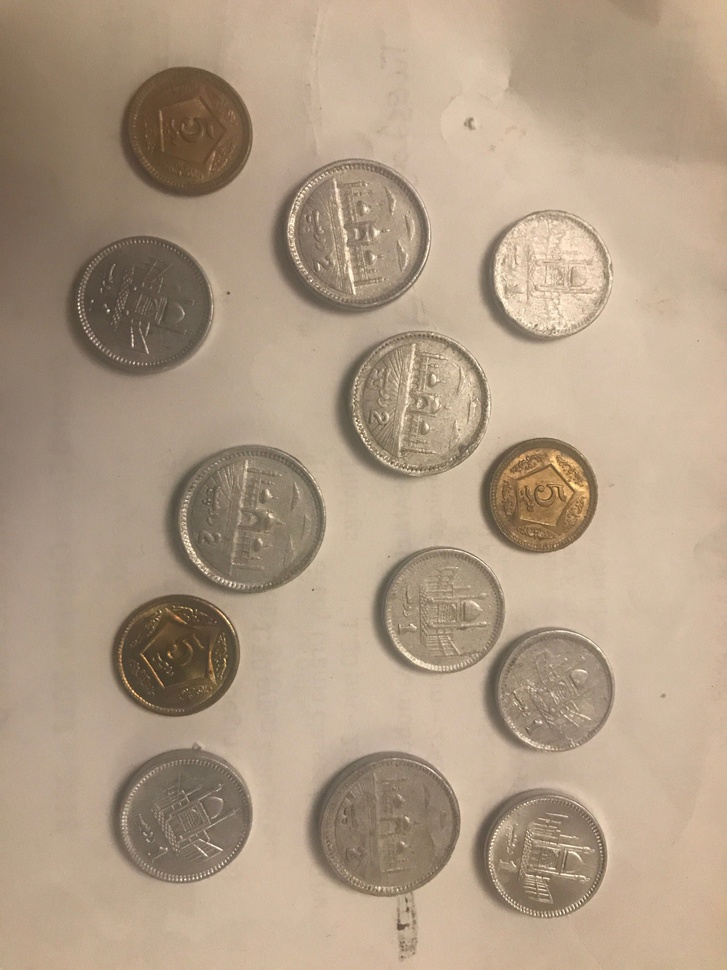
%> input picture Coin Values Detection/img2.jpg, 727 x 970 px, shrunk from 3024 x 4032 before the run
$ octave coin.m   (GNU Octave 9; MATLAB toolbox functions it lacks are replaced by stand-ins)
%> lines starting %> are read from the running program, lines starting %| are printed output that depends on the picture; in (x1, y1, x2, y2) boxes, pixels count from 0 and x2, y2 are one past the last pixel; in counts of white or black regions, pixels touching at a corner belong together; the program's own positions count from 1
close all;
img = (imread('img2.jpg'));
%> img is the input picture: size 970x727x3 uint8; mean R, G, B 176.4, 156.1, 133.8
%figure, imshow(img);
img_gray = rgb2gray(img);
%

% Filter image for easier edge detection
m = 12;
n = 12;
img_filter = imfilter(img_gray, fspecial('average', [m n]));
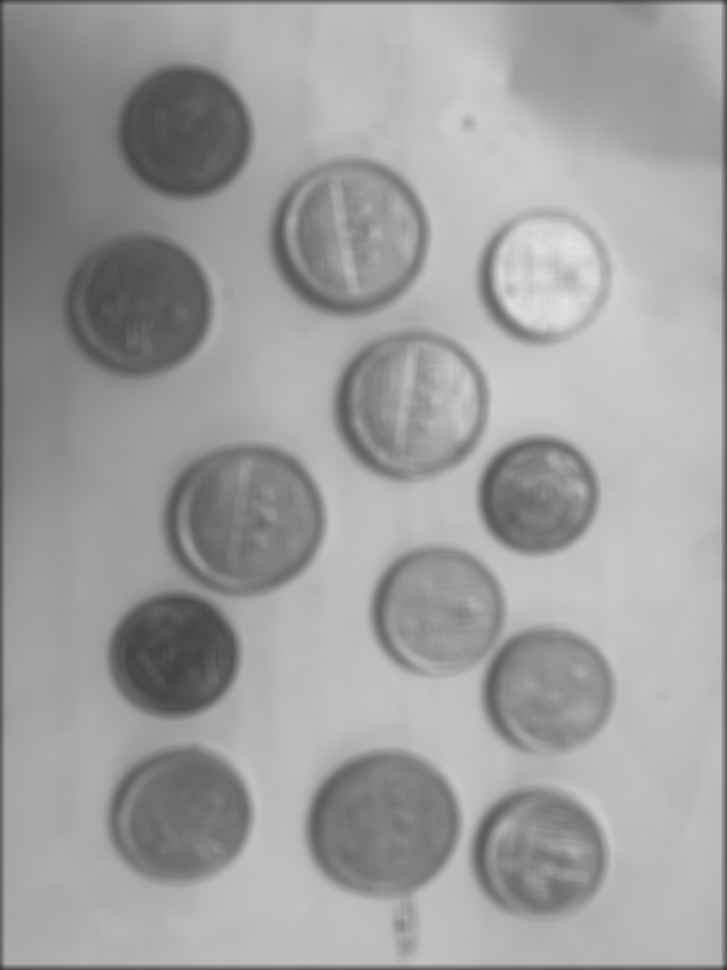
%> img_filter: size 970x727 uint8; min 45, max 226, mean 158.5
%figure, imshow(f), title('f')

% Edge detection
[~, threshold] = edge(img_filter, 'canny');
%> threshold = [0.0867 0.217]
fudgeFactor = 1.5;
img_edge = edge(img_filter, 'canny', threshold * fudgeFactor);
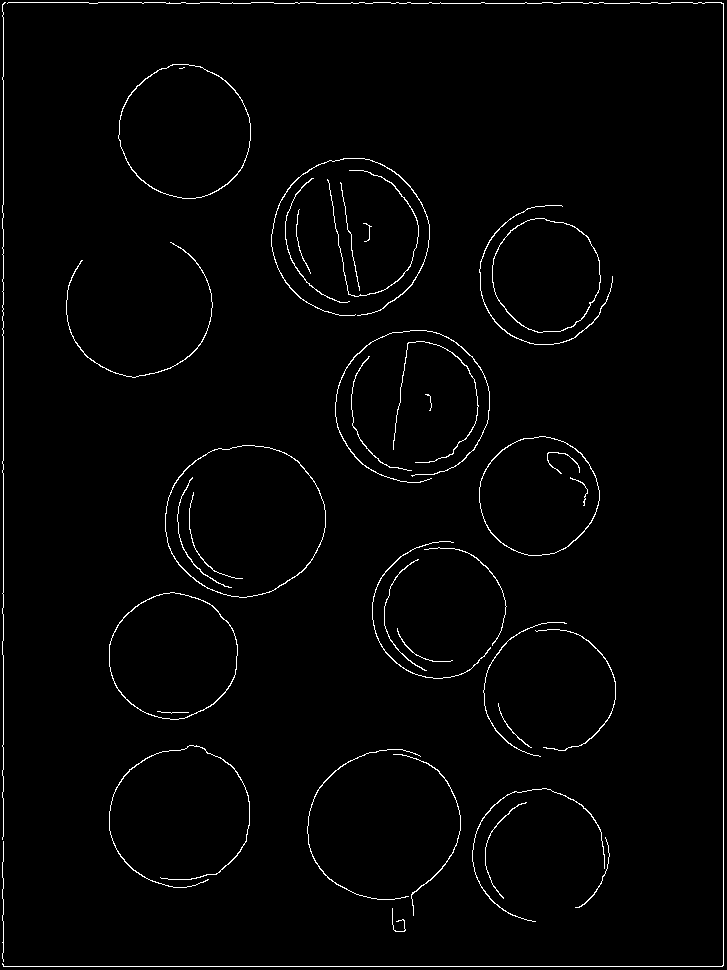
%> img_edge: size 970x727 logical; 1.8% white in thin lines or dots
figure, imshow(img_edge), title('edge detection')

%Dilate image to make the coin edges complete without holes
se_disk = strel('disk',4);
se_line1 = strel('line',3,100);
se_line2 = strel('line',3,100);
img_dilated = imdilate(img_edge, se_disk);
%> img_dilated: size 970x727 logical; 11.7% white; 23 white regions, largest, box (x1, y1, x2, y2) and area: (0, 0, 727, 970) 23157, (268, 155, 433, 319) 8648, (162, 442, 329, 601) 5509
img_dilated = imdilate(img_dilated, [se_line1 se_line2]);
%> img_dilated: size 970x727 logical; 14.7% white; 15 white regions, largest, box (x1, y1, x2, y2) and area: (0, 0, 727, 970) 26077, (369, 536, 619, 762) 11213, (268, 153, 433, 321) 11084
figure, imshow(img_dilated), title('dilate')

%img_dilated = img_edge;

% Remove stuff touching the image border and fill complete objects
img_clearborder = imclearborder(img_dilated, 4);
%> img_clearborder: size 970x727 logical; 11% white; 14 white regions, largest, box (x1, y1, x2, y2) and area: (369, 536, 619, 762) 11213, (268, 153, 433, 321) 11084, (332, 325, 493, 488) 9240
%figure, imshow(BWclear), title('cleared border image');
img_fill = imfill(img_clearborder, 'holes');
%> img_fill: size 970x727 logical; 28.4% white; 12 white regions, largest, box (x1, y1, x2, y2) and area: (369, 536, 619, 762) 31157, (268, 153, 433, 321) 21773, (162, 440, 329, 603) 21444
figure, imshow(img_fill), title('fill holes')

% Erode image to make a clear cut between objects
se_diamond = strel('diamond',10);
img_erode = imerode(img_fill,se_diamond);
%> img_erode: size 970x727 logical; 20.9% white; 14 white regions (2 under 20 px), largest, box (x1, y1, x2, y2) and area: (379, 546, 609, 751) 23847, (278, 163, 423, 311) 17283, (172, 450, 319, 593) 16972
for k=1:3
    img_erode = imerode(img_erode,se_diamond);
end
img_nosmall = bwareaopen(img_erode,500); % Remove small objects (noise)
figure, imshow(img_nosmall), title('erode')

[B, L] = bwboundaries(img_nosmall);
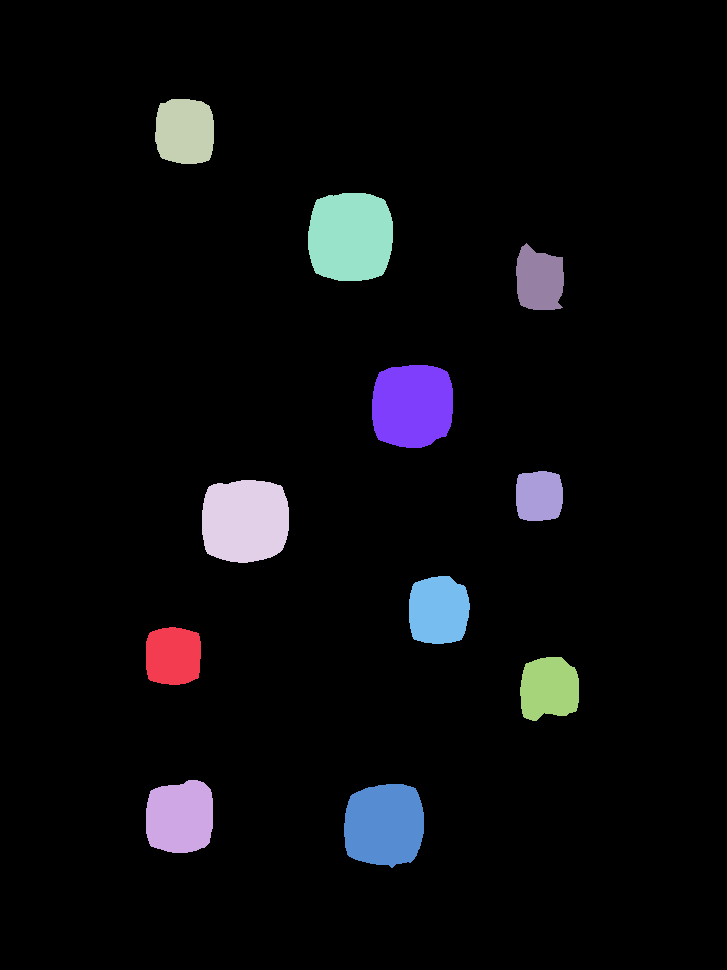
%> L: size 970x727 double; 12 distinct labels, from 0 to 11; one colour per label, 0 black
%> B = 11 boundaries; largest, box (x1, y1, x2, y2) and points: (308, 193, 393, 281) 282, (202, 480, 289, 563) 278, (372, 365, 453, 448) 267, (344, 784, 424, 868) 261, (146, 780, 213, 853) 227
figure, imshow(label2rgb(L, @jet, [.5 .5 .5])), title('boundaries')
hold on
for k = 1:length(B)
  boundary = B{k};
  plot(boundary(:,2), boundary(:,1), 'w', 'LineWidth', 2)
end
%> this loop made 11 passes
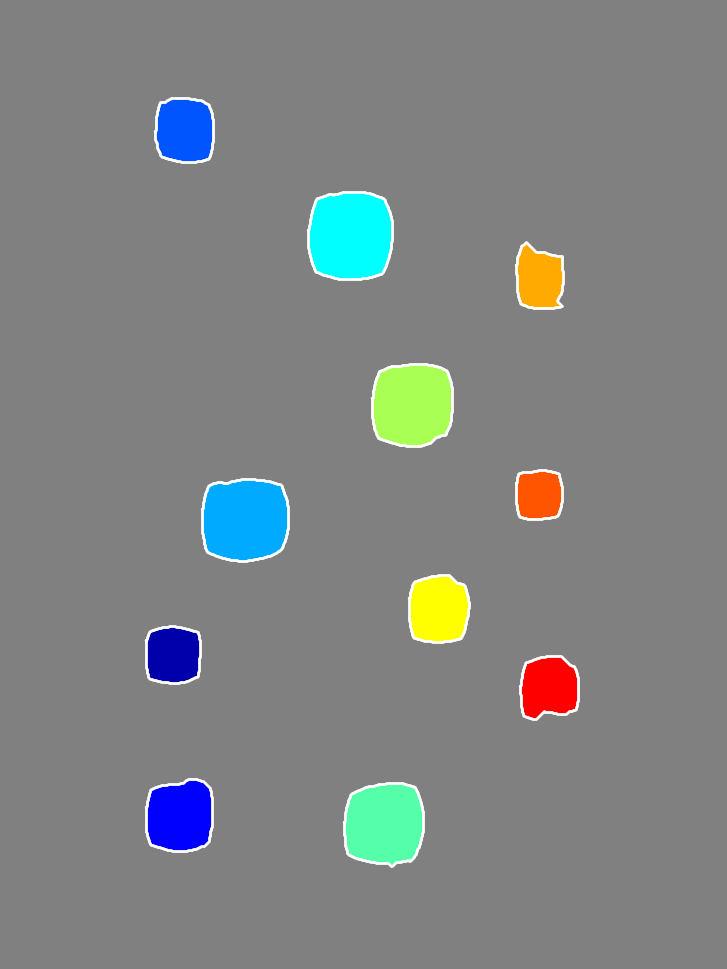
%> figure redrawn from the program's plot data; its title reads 'boundaries'

stats = regionprops(L,img(:,:,1),...
    'Area','Centroid','Orientation','EquivDiameter','Image','BoundingBox');
%> stats = 11 regions; largest, box (x1, y1, x2, y2), Area, Centroid, Orientation and EquivDiameter: (308, 193, 393, 281) 6550 [351.1 237.4] 78.9 91.32, (202, 480, 289, 563) 6308 [245.7 521.3] 12.21 89.62, (372, 365, 453, 448) 5861 [413 406.2] 50.51 86.39
threshold = 0.70; % For differentiating coins from matches based on an objects circularity

coinCentroids = [];
coinTypes = []; % 0 for one, 1 for two, 2 for five
coinValues = []; % 1, 2, 5
coinAreas = [];
silverCoinAreas = [];
goldCoinAreas = [];

matchCentroids = [];
matchAngles = [];
radiusRange = [8,40];

for k = 1:length(B)
    boundary = B{k};
    delta_sq = diff(boundary).^2;
    perimeter = sum(sqrt(sum(delta_sq,2)));
    area = stats(k).Area;
    metric = 4*pi*area/perimeter^2;
    metric_string = sprintf('%2.2f',metric);
    angle_string = sprintf('%2.2f',stats(k).Orientation);
    centroid = stats(k).Centroid;
    if metric > threshold
        % Object is round, therefore a coin
        coinValues = [coinValues; 0];
        coinAreas = [coinAreas; area];
        coinCentroids = [coinCentroids; centroid];
        bbox = stats(k).BoundingBox;
        im = imcrop(img,bbox);
        %figure, imshow(im);
        [centers,radii] = imfindcircles(im,radiusRange,'ObjectPolarity','bright');

            coinTypes = [coinTypes; 1];
            goldCoinAreas = [goldCoinAreas; area];
        %end

    else
        % Object is a match
        angle = stats(k).Orientation;
        matchCentroids = [matchCentroids; centroid];
        matchAngles = [matchAngles; angle];
    end

    %plot(centroid(1),centroid(2),'ko');
    % text(boundary(1,2)-35,boundary(1,1)+13,angle_string,'Color','y',...
    %   'FontSize',14,'FontWeight','bold');


end
%> this loop made 11 passes
%> (perimeter, area, metric, metric_string, angle_string, coinValues, coinAreas, coinCentroids) on pass 1: (202.1, 2837, 0.873, '0.87', '76.51', 0, 2837, [173.8 656.6])
%> (perimeter, area, metric, metric_string, angle_string, centroid, coinValues, bbox) on passes 5 to 10: (307.1, 6550, 0.873, '0.87', '78.90', [351.1 237.4], [0; 0; 0; 0; 0], [308.5 193.5 85 88]), (287.3, 5648, 0.86, '0.86', '52.20', [385 825.5], [0; 0; 0; 0; 0; 0], [344.5 784.5 80 84]), (290, 5861, 0.876, '0.88', '50.51', [413 406.2], [0; 0; 0; 0; 0; 0; 0], [372.5 365.5 81 83]), (225.9, 3540, 0.872, '0.87', '87.16', [439.1 611.1], [0; 0; 0; 0; 0; 0; 0; 0], [409.5 576.5 61 68]), (209.1, 2567, 0.738, '0.74', '-77.20', [539.9 280.3], [0; 0; 0; 0; 0; 0; 0; 0; 0], [516.5 243.5 48 67]), (174.2, 2114, 0.876, '0.88', '80.57', [539.7 496.6], [0; 0; 0; 0; 0; 0; 0; 0; 0; 0], [516.5 471.5 47 50])
%> pass 1, `im = imcrop(img,bbox);`:
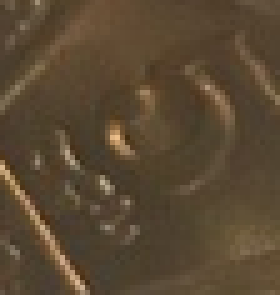
%> im: size 59x56x3 uint8 (shown 5 times larger); mean R, G, B 89.6, 72.5, 50.9
%> pass 2, `im = imcrop(img,bbox);`:
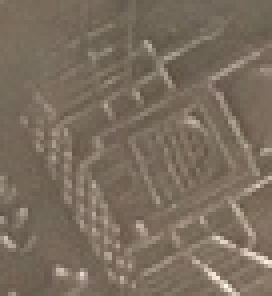
%> im: size 74x68x3 uint8 (shown 4 times larger); mean R, G, B 122.6, 109.4, 94.8
%> after the loop:
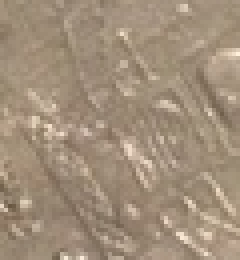
%> im: size 65x60x3 uint8 (shown 4 times larger); mean R, G, B 161.2, 142.9, 122.3
%> after the loop, coinCentroids = [173.8 656.6; 180.7 817.8; 185.5 132; 245.7 521.3; 351.1 237.4; 385 825.5; 413 406.2; 439.1 611.1; 539.9 280.3; 539.7 496.6; 549.6 689]

oneThreshold = 0.65;
twoThreshold = 0.85;
fiveThreshold = 0.4;

maxGold = max(goldCoinAreas);
%> maxGold = 6550
for k=1:length(coinTypes)
    area = coinAreas(k);
        %if area <= maxGold-maxGold*fiveThreshold
        if area >= maxGold*twoThreshold
            coinValues(k) = 2;
        elseif area >= maxGold*oneThreshold && area <= maxGold*twoThreshold
            coinValues(k) = 1;
        elseif area < maxGold*oneThreshold
            coinValues(k) = 5;
        end
end
%> this loop made 11 passes
%> area on passes 1 to 11: 2837, 4231, 3392, 6308, 6550, 5648, 5861, 3540, 2567, 2114, 3124
%> after the loop, coinValues = [5; 5; 5; 2; 2; 2; 2; 5; 5; 5; 5]

% OUTPUT:
coinCentroids
coinValues
%> coinValues = [5; 5; 5; 2; 2; 2; 2; 5; 5; 5; 5]
matchCentroids
%> matchCentroids = []
matchAngles
%> matchAngles = []

TotalSum = sum(coinValues)
%> TotalSum = 43

$ run again, with Coin Values Detection/img.jpg copied over Coin Values Detection/img2.jpg
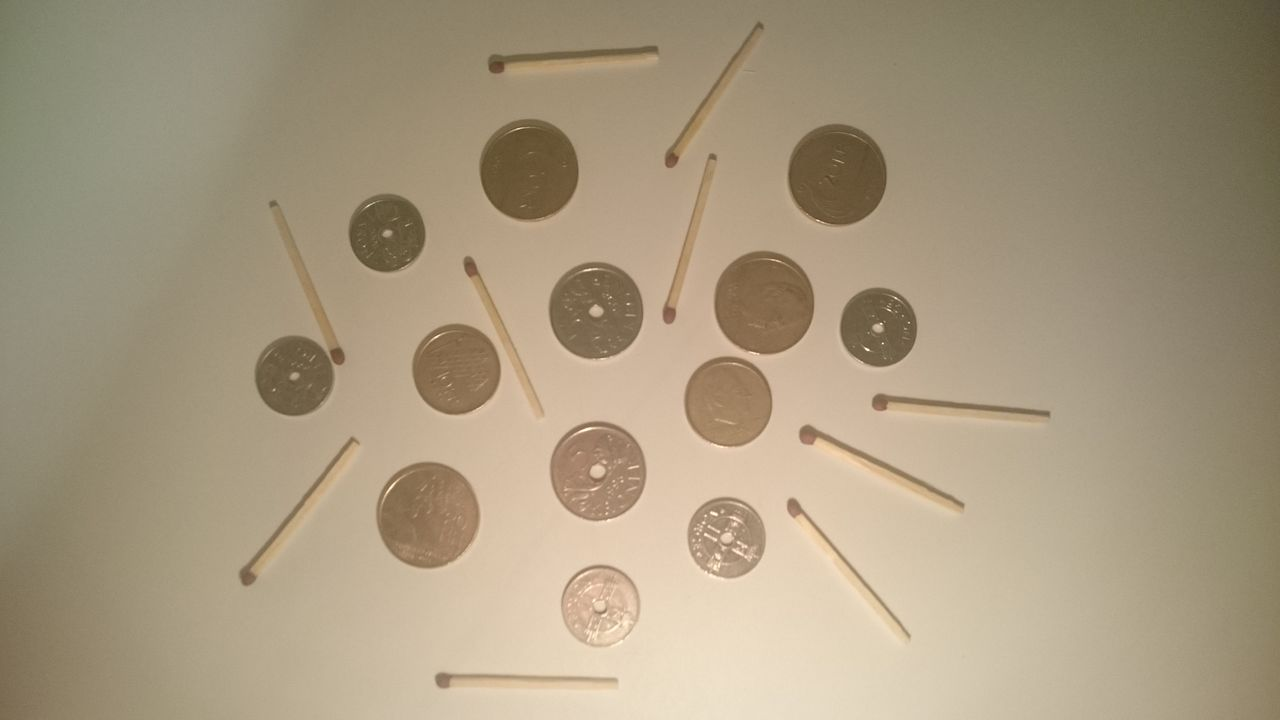
%> input picture Coin Values Detection/img.jpg, 1280 x 720 px
%> img is the input picture: size 720x1280x3 uint8; mean R, G, B 167.6, 153, 127.8
%> threshold = [0.0711 0.178]
%> img_edge: size 720x1280 logical; 1.3% white in thin lines or dots
%> img_clearborder: size 720x1280 logical; 7.5% white; 23 white regions, largest, box (x1, y1, x2, y2) and area: (678, 244, 819, 455) 6162, (408, 253, 540, 422) 5633, (794, 420, 969, 515) 4133
%> img_fill: size 720x1280 logical; 13.8% white; 20 white regions, largest, box (x1, y1, x2, y2) and area: (678, 244, 819, 455) 17978, (408, 253, 540, 422) 10645, (370, 453, 485, 576) 10612
%> img_nosmall: size 720x1280 logical; 0.64% white; 7 white regions
%> L: size 720x1280 double; 8 distinct labels, from 0 to 7
%> B = 7 boundaries; box (x1, y1, x2, y2) and points: (410, 493, 445, 536) 128, (748, 284, 779, 320) 118, (584, 452, 612, 489) 112, (515, 152, 543, 185) 105, (822, 158, 851, 190) 104, (583, 293, 607, 326) 93, (718, 383, 738, 415) 83
%> the loop `for k = 1:length(B)` made 7 passes
%> after the loop `for k = 1:length(B)`:
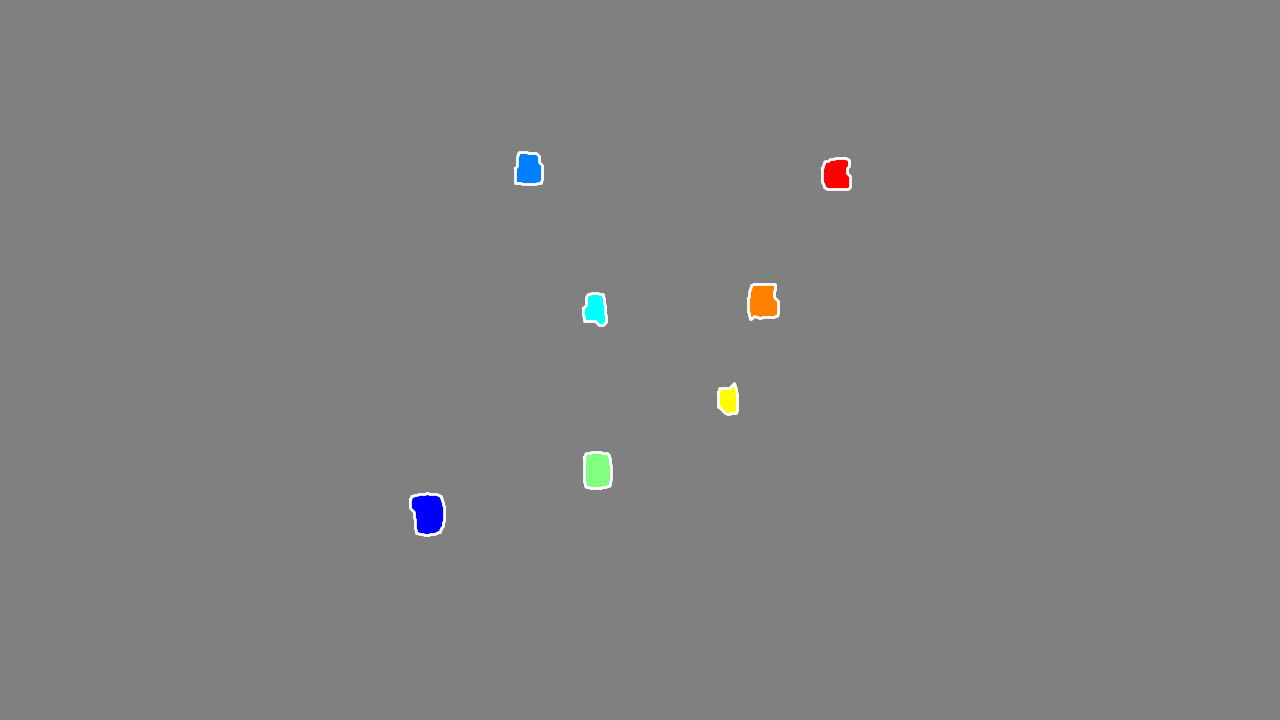
%> figure redrawn from the program's plot data; its title reads 'boundaries'
%> stats = 7 regions; largest, box (x1, y1, x2, y2), Area, Centroid, Orientation and EquivDiameter: (410, 493, 445, 536) 1235 [428.8 514.2] -80.28 39.65, (748, 284, 779, 320) 966 [763.6 302.3] -86.86 35.07, (584, 452, 612, 489) 960 [598.2 471.1] -88.4 34.96, (822, 158, 851, 190) 833 [837.1 175.1] 88.52 32.57
%> the loop `for k = 1:length(B)` made 7 passes
%> (perimeter, area, metric, metric_string, angle_string, coinValues, coinAreas, coinCentroids) on pass 1: (137.4, 1235, 0.823, '0.82', '-80.28', 0, 1235, [428.8 514.2])
%> pass 3, `im = imcrop(img,bbox);`:
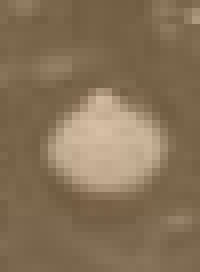
%> im: size 34x25x3 uint8 (shown 8 times larger); mean R, G, B 134.5, 114, 87.5
%> after the loop `for k = 1:length(B)`: coinCentroids = [428.8 514.2; 529.3 169.9; 596 309.9; 598.2 471.1; 729 400.7; 763.6 302.3; 837.1 175.1]
%> maxGold = 1235
%> the loop `for k=1:length(coinTypes)` made 7 passes
%> area on passes 1 to 7: 1235, 818, 628, 960, 504, 966, 833
%> after the loop `for k=1:length(coinTypes)`: coinValues = [2; 1; 5; 1; 5; 1; 1]
%> matchCentroids = []
%> TotalSum = 16
